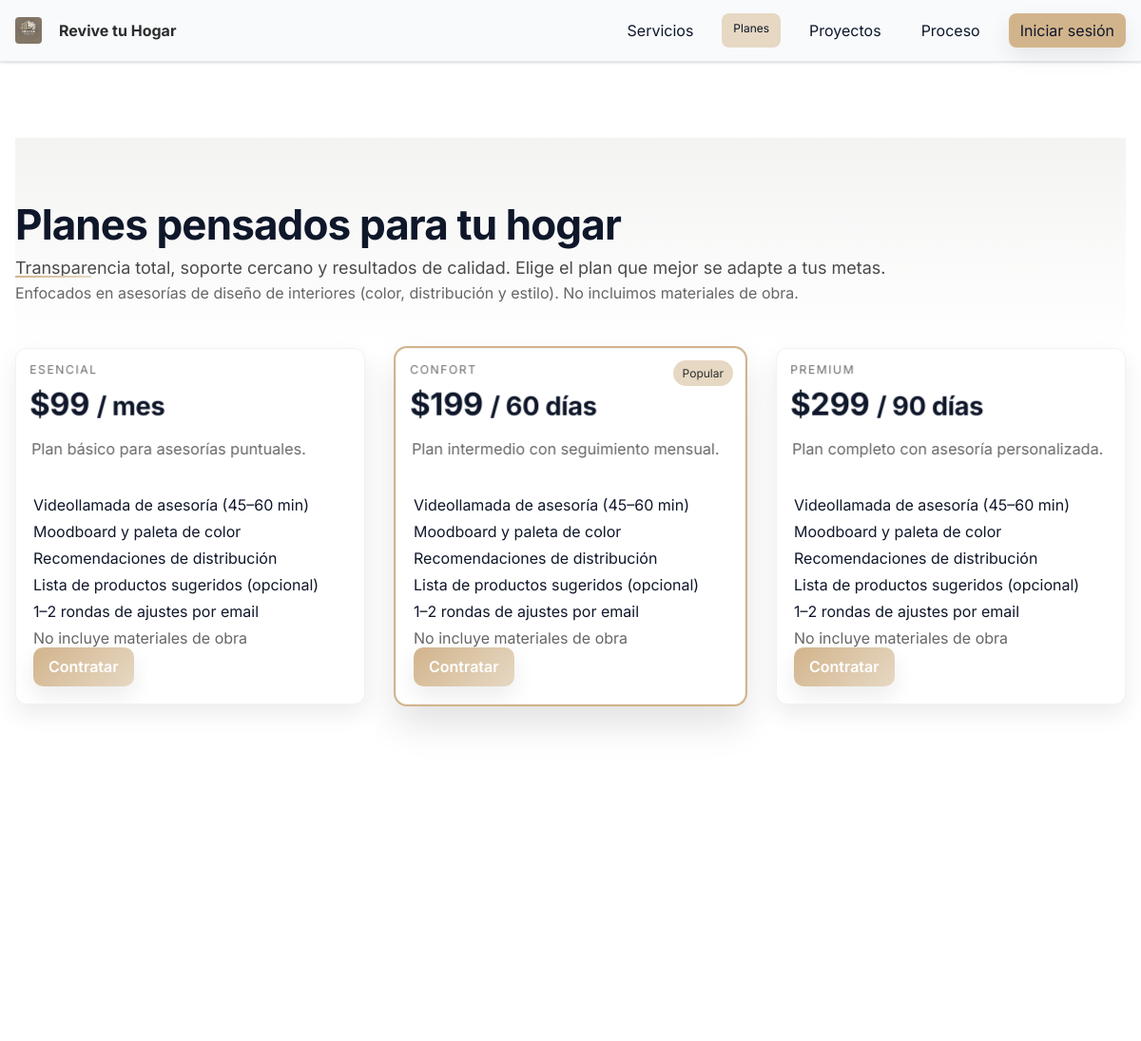
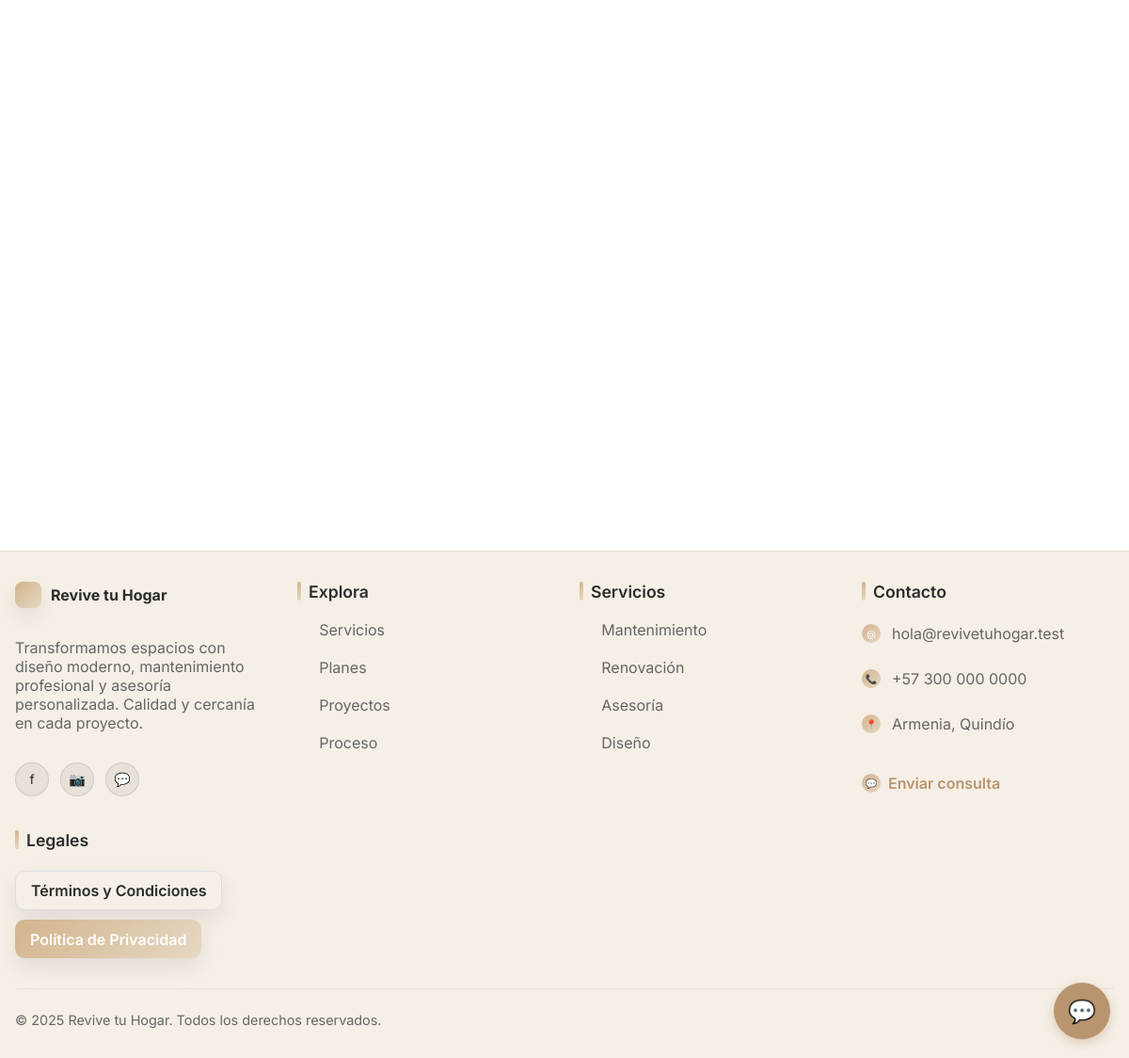
/public/planes.php, run on the app's committed database (2 pictures, top to bottom).
### tables this page shows
CREATE TABLE IF NOT EXISTS `planes` (
  `id` INT(11) NOT NULL AUTO_INCREMENT,
  `nombre_plan` VARCHAR(100) NOT NULL,
  `descripcion` TEXT DEFAULT NULL,
  `precio` DECIMAL(10,2) NOT NULL,
  `duracion_dias` INT NOT NULL,
  PRIMARY KEY (`id`)
);

### public/planes.php (the view, shortened to what this page needs)
<?php
require_once __DIR__.'/../app/config/db.php';
$dash = '/cliente/dashboard.php';
function contratar_link($planId, string $dash): string {
  return '/auth/registro.php?plan=' . urlencode((string)$planId);
}
$planes = [];
try {
  if ($pdo instanceof PDO) {
    $rs = $pdo->query('SELECT id, nombre_plan, descripcion, precio, duracion_dias FROM planes ORDER BY precio ASC');
    $planes = $rs->fetchAll(PDO::FETCH_ASSOC) ?: [];
  }
} catch (Throwable $e) {
  $planes = [];
}
?>
<!DOCTYPE html>
<html lang="es">
<head>
  <link rel="stylesheet" href="assets/css/styles.css">
</head>
<body>
  <header class="navbar">
    <div class="container navbar-inner">
      <a class="logo" href="/" aria-label="Inicio"><img src="/assets/img/logo.jpg" alt="Logo Revive tu Hogar" class="logo-img" style="height:28px;width:auto;object-fit:cover;border-radius:4px;margin-right:8px;vertical-align:middle;" /><span>Revive tu Hogar</span></a>
      <nav class="nav-links">
        <a href="/servicios.php">Servicios</a>
        <a href="/planes.php" class="badge">Planes</a>
        <a href="/proyectos.php">Proyectos</a>
        <a href="/proceso.php">Proceso</a>
        <?php if (isset($_SESSION['user_id'])): ?>
            <a class="cta avatar-btn" href="<?php echo $dash; ?>" title="Mi cuenta" aria-label="Mi cuenta">
              <svg xmlns="http://www.w3.org/2000/svg" width="20" height="20" viewBox="0 0 24 24" fill="none" stroke="currentColor" stroke-width="2" stroke-linecap="round" stroke-linejoin="round"><path d="M20 21v-2a4 4 0 0 0-4-4H8a4 4 0 0 0-4 4v2"></path><circle cx="12" cy="7" r="4"></circle></svg>
              <span class="only-desktop">Mi perfil</span>
            </a>
        <?php else: ?>
            <a class="cta" href="/auth/login.php">Iniciar sesión</a>
        <?php endif; ?>
      </nav>
    </div>
  </header>
  <main class="container section">
    <section class="hero-page">
      <h1 class="reveal-left">Planes pensados para tu hogar</h1>
      <p class="lead reveal-right" style="transition-delay:60ms">Transparencia total, soporte cercano y resultados de calidad. Elige el plan que mejor se adapte a tus metas.</p>
     <p class="subtle reveal" style="margin-top:6px">Enfocados en asesorías de diseño de interiores (color, distribución y estilo). No incluimos materiales de obra.</p>
    </section>
<?php
  $popularId = null;
  if (!empty($planes)) {
    $precios = array_map(fn($p)=> (float)$p['precio'], $planes);
    $avg = array_sum($precios)/max(count($precios),1);
    $closest = PHP_FLOAT_MAX;
    foreach ($planes as $p) {
      $diff = abs(((float)$p['precio']) - $avg);
      if ($diff < $closest) { $closest = $diff; $popularId = (int)$p['id']; }
    }
  }
?>
    <div class="pricing reveal stagger">
      <?php if (!empty($planes)): ?>
        <?php foreach ($planes as $pl): $isPopular = ((int)$pl['id'] === (int)$popularId); ?>
          <div class="card plan-card <?php echo $isPopular ? 'popular' : ''; ?> reveal-scale" data-3d>
            <?php if ($isPopular): ?><span class="badge">Popular</span><?php endif; ?>
            <div class="kicker z-20"><?php echo htmlspecialchars($pl['nombre_plan'] ?? '', ENT_QUOTES, 'UTF-8'); ?></div>
            <h2 class="price z-20">
              <?php echo '$' . number_format((float)($pl['precio'] ?? 0), 0); ?>
              <small>/ <?php echo ((int)($pl['duracion_dias'] ?? 0) === 30) ? 'mes' : ((int)($pl['duracion_dias'] ?? 0) . ' días'); ?></small>
            </h2>
            <p class="subtle z-10" style="min-height:42px">
              <?php echo htmlspecialchars($pl['descripcion'] ?: 'Plan de servicio para tu hogar.', ENT_QUOTES, 'UTF-8'); ?>
            </p>
            <ul class="features-list">
              <li>Videollamada de asesoría (45–60 min)</li>
              <li>Moodboard y paleta de color</li>
              <li>Recomendaciones de distribución</li>
              <li>Lista de productos sugeridos (opcional)</li>
              <li>1–2 rondas de ajustes por email</li>
              <li class="subtle">No incluye materiales de obra</li>
            </ul>
            <a class="btn grad shine" href="<?php echo htmlspecialchars(contratar_link((int)$pl['id'], $dash), ENT_QUOTES, 'UTF-8'); ?>">Contratar</a>
          </div>
        <?php endforeach; ?>
      <?php else: ?>
        <div class="card reveal-scale" data-3d><p>No hay planes disponibles en este momento.</p></div>
      <?php endif; ?>
    </div>
    <section class="section" style="padding-top:32px">
    </section>
  </main>
  <footer class="footer theme-bg">
    <div class="container">
      <div class="footer-content">
        <div class="footer-section">
          <a class="logo" href="/"><span class="mark"></span><span>Revive tu Hogar</span></a>
          <p class="subtle">Transformamos espacios con diseño moderno, mantenimiento profesional y asesoría personalizada. Calidad y cercanía en cada proyecto.</p>
          <div class="footer-social">
            <a href="#" class="social-link" aria-label="Facebook">
              <span style="font-size: 14px;">f</span>
            </a>
            <a href="#" class="social-link" aria-label="Instagram">
              <span style="font-size: 14px;">📷</span>
            </a>
            <a href="#" class="social-link" aria-label="WhatsApp">
              <span style="font-size: 14px;">💬</span>
            </a>
          </div>
        </div>
        <div class="footer-section">
          <h3>Explora</h3>
          <ul class="footer-links">
            <li><a href="/servicios.php">Servicios</a></li>
            <li><a href="/planes.php">Planes</a></li>
            <li><a href="/proyectos.php">Proyectos</a></li>
            <li><a href="/proceso.php">Proceso</a></li>
          </ul>
        </div>
        <div class="footer-section">
          <h3>Servicios</h3>
          <ul class="footer-links">
            <li><a href="/servicios.php#mantenimiento">Mantenimiento</a></li>
            <li><a href="/servicios.php#renovacion">Renovación</a></li>
            <li><a href="/servicios.php#asesoria">Asesoría</a></li>
            <li><a href="/servicios.php#diseno">Diseño</a></li>
          </ul>
        </div>
        <div class="footer-section">
          <h3>Contacto</h3>
          <div class="footer-contact">
            <div class="contact-item">
              <div class="contact-icon">@</div>
              <span>hola@revivetuhogar.test</span>
            </div>
            <div class="contact-item">
              <div class="contact-icon">📞</div>
              <span>+57 300 000 0000</span>
            </div>
            <div class="contact-item">
              <div class="contact-icon">📍</div>
              <span>Armenia, Quindío</span>
            </div>
            <div class="contact-item" style="margin-top: 15px;">
              <a href="/contacto.php" style="color: #b8956f; text-decoration: none; font-weight: 600; display: flex; align-items: center; gap: 8px;">
                <div class="contact-icon">💬</div>
                <span>Enviar consulta</span>
              </a>
            </div>
          </div>
        </div>
        <div class="footer-section">
          <h3>Legales</h3>
          <div style="display:flex; gap:10px; flex-wrap:wrap; margin-top:6px">
            <a class="btn btn-secondary shine" href="/terminos.php">Términos y Condiciones</a>
            <a class="btn grad shine" href="/privacidad.php">Política de Privacidad</a>
          </div>
        </div>
      </div>
      <div class="footer-bottom">
        <small>© <?php echo date('Y'); ?> Revive tu Hogar. Todos los derechos reservados.</small>
      </div>
    </div>
  </footer>
  <?php if (isset($_SESSION['user_id'])): ?>
    <div id="n8n-chat"></div>
  <?php else: ?>
    <div id="chat-auth-prompt" style="position: fixed; bottom: 20px; right: 20px; z-index: 1000;">
      <div class="chat-auth-button" onclick="toggleAuthModal()" style="
        background: #b8956f;
        border: none;
        box-shadow: 0 4px 12px rgba(184, 149, 111, 0.4);
        transition: all 0.3s ease;
        border-radius: 50%;
        width: 60px;
        height: 60px;
        display: flex;
        align-items: center;
        justify-content: center;
        color: white;
        cursor: pointer;
        font-size: 24px;
      ">
        💬
      </div>
    </div>
  <?php endif; ?>
  <link href="https://cdn.jsdelivr.net/npm/@n8n/chat/dist/style.css" rel="stylesheet" />
</body>
</html>

### data on the page
planes: nombre_plan "ESENCIAL", precio "99", duracion_dias "mes", descripcion "Plan básico para asesorías puntuales."
planes: shows "Popular", nombre_plan "CONFORT", precio "199", duracion_dias "60", descripcion "Plan intermedio con seguimiento mensual."
planes: nombre_plan "PREMIUM", precio "299", duracion_dias "90", descripcion "Plan completo con asesoría personalizada."
